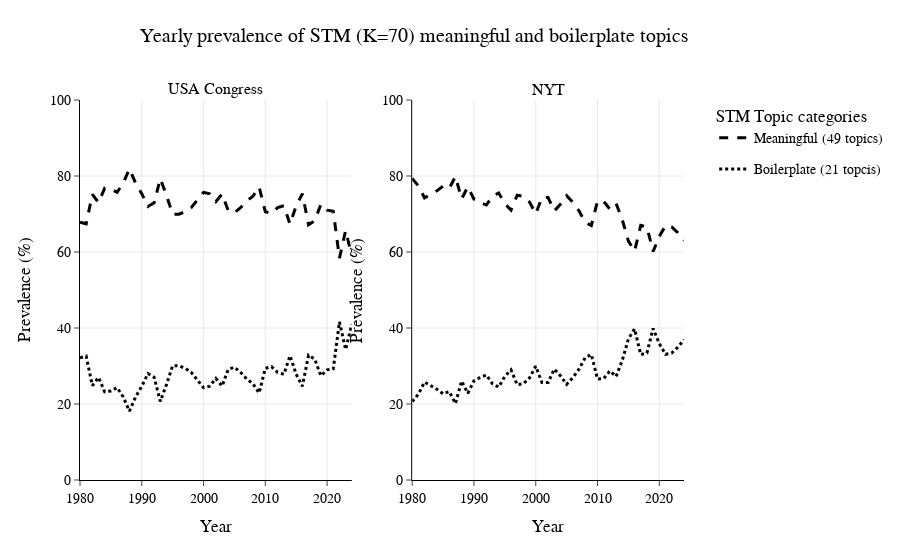

The cell this chart's notebook holds for it:
### Code cell
topics_list = ['horiz_inequalities',
 'macroeconomics',
 'stats_trends',
 'debt_housing',
 'businesses_corporations',
 'public_employment_nyc',
 'welfare_idiology',
 'civic_engagement',
 'health',
 'education',
 'international',
 'environment',
 'arts_entertainment',
 'sports'] #'boilerplate'
                     
plot_topics_boilerplate_prevalence(topics_list, stm_congress_df, stm_nyt_df,window_size = 1, 
                                           df1_name="USA Congress", df2_name="NYT", output_path = "stm_meaning_prevalence.htlm")

### Figure 1 — Plotly figure (JSON) as saved in the notebook; plotly's stock layout.template omitted (floating-point values rounded to 4 significant figures)
{"data": [{"hovertemplate": "%{y:.2f}%", "legendgroup": "Meaningful (49 topics)", "line": {"color": "black", "dash": "dash", "width": 3}, "mode": "lines", "name": "Meaningful (49 topics)", "type": "scatter", "x": [1980, 1981, 1982, 1983, 1984, 1985, 1986, 1987, 1988, 1989, 1990, 1991, 1992, 1993, 1994, 1995, 1996, 1997, 1998, 1999, 2000, 2001, 2002, 2003, 2004, 2005, 2006, 2007, 2008, 2009, 2010, 2011, 2012, 2013, 2014, 2015, 2016, 2017, 2018, 2019, 2020, 2021, 2022, 2023, 2024], "xaxis": "x", "y": [67.85, 67.42, 75.16, 73.0, 76.82, 76.56, 75.69, 78.14, 81.86, 78.14, 75.35, 71.98, 72.95, 79.31, 74.9, 69.91, 69.95, 70.58, 71.66, 73.54, 75.69, 75.31, 73.29, 75.27, 70.9, 70.32, 71.68, 73.42, 74.69, 77.1, 70.6, 70.18, 71.69, 72.17, 67.32, 72.17, 75.31, 67.16, 68.22, 72.57, 71.02, 70.74, 58.38, 65.65, 59.02], "yaxis": "y"}, {"hovertemplate": "%{y:.2f}%", "legendgroup": "Boilerplate (21 topics)", "line": {"color": "black", "dash": "dot", "width": 3}, "mode": "lines", "name": "Boilerplate (21 topcis)", "type": "scatter", "x": [1980, 1981, 1982, 1983, 1984, 1985, 1986, 1987, 1988, 1989, 1990, 1991, 1992, 1993, 1994, 1995, 1996, 1997, 1998, 1999, 2000, 2001, 2002, 2003, 2004, 2005, 2006, 2007, 2008, 2009, 2010, 2011, 2012, 2013, 2014, 2015, 2016, 2017, 2018, 2019, 2020, 2021, 2022, 2023, 2024], "xaxis": "x", "y": [32.15, 32.58, 24.84, 27.0, 23.18, 23.44, 24.31, 21.86, 18.14, 21.86, 24.65, 28.02, 27.05, 20.69, 25.1, 30.09, 30.05, 29.42, 28.34, 26.46, 24.31, 24.69, 26.71, 24.73, 29.1, 29.68, 28.32, 26.58, 25.31, 22.9, 29.4, 29.82, 28.31, 27.83, 32.68, 27.83, 24.69, 32.84, 31.78, 27.43, 28.98, 29.26, 41.62, 34.35, 40.98], "yaxis": "y"}, {"hovertemplate": "%{y:.2f}%", "legendgroup": "Meaningful (49 topics)", "line": {"color": "black", "dash": "dash", "width": 3}, "mode": "lines", "name": "Meaningful (49 topics)", "showlegend": false, "type": "scatter", "x": [1980, 1981, 1982, 1983, 1984, 1985, 1986, 1987, 1988, 1989, 1990, 1991, 1992, 1993, 1994, 1995, 1996, 1997, 1998, 1999, 2000, 2001, 2002, 2003, 2004, 2005, 2006, 2007, 2008, 2009, 2010, 2011, 2012, 2013, 2014, 2015, 2016, 2017, 2018, 2019, 2020, 2021, 2022, 2023, 2024], "xaxis": "x2", "y": [79.36, 77.4, 74.23, 75.24, 76.1, 77.34, 76.73, 79.87, 73.98, 77.16, 73.91, 73.03, 72.36, 74.69, 75.54, 72.69, 71.04, 74.94, 74.66, 73.13, 70.05, 74.33, 74.33, 70.81, 72.57, 74.83, 73.06, 70.85, 67.82, 66.97, 73.42, 73.3, 71.3, 72.78, 68.55, 62.87, 60.24, 67.0, 66.59, 60.12, 64.13, 66.9, 66.61, 65.08, 63.07], "yaxis": "y2"}, {"hovertemplate": "%{y:.2f}%", "legendgroup": "Boilerplate (21 topcis)", "line": {"color": "black", "dash": "dot", "width": 3}, "mode": "lines", "name": "Boilerplate (21 topcis)", "showlegend": false, "type": "scatter", "x": [1980, 1981, 1982, 1983, 1984, 1985, 1986, 1987, 1988, 1989, 1990, 1991, 1992, 1993, 1994, 1995, 1996, 1997, 1998, 1999, 2000, 2001, 2002, 2003, 2004, 2005, 2006, 2007, 2008, 2009, 2010, 2011, 2012, 2013, 2014, 2015, 2016, 2017, 2018, 2019, 2020, 2021, 2022, 2023, 2024], "xaxis": "x2", "y": [20.64, 22.6, 25.77, 24.76, 23.9, 22.66, 23.27, 20.13, 26.02, 22.84, 26.09, 26.97, 27.64, 25.31, 24.46, 27.31, 28.96, 25.06, 25.34, 26.87, 29.95, 25.67, 25.67, 29.19, 27.43, 25.17, 26.94, 29.15, 32.18, 33.03, 26.58, 26.7, 28.7, 27.22, 31.45, 37.13, 39.76, 33.0, 33.41, 39.88, 35.87, 33.1, 33.39, 34.92, 36.93], "yaxis": "y2"}], "layout": {"annotations": [{"font": {"size": 16}, "showarrow": false, "text": "USA Congress", "x": 0.225, "xanchor": "center", "xref": "paper", "y": 1, "yanchor": "bottom", "yref": "paper"}, {"font": {"size": 16}, "showarrow": false, "text": "NYT", "x": 0.775, "xanchor": "center", "xref": "paper", "y": 1, "yanchor": "bottom", "yref": "paper"}], "font": {"color": "black", "family": "Helvetica, sans-serif", "size": 14}, "hovermode": "x unified", "legend": {"title": {"text": "STM Topic categories"}, "x": 1.05, "y": 1}, "paper_bgcolor": "white", "plot_bgcolor": "white", "title": {"text": "Yearly prevalence of STM (K=70) meaningful and boilerplate topics", "x": 0.46, "y": 0.95}, "xaxis": {"anchor": "y", "domain": [0, 0.45], "gridcolor": "#e8e8e8", "linecolor": "black", "showline": true, "ticks": "outside", "title": {"text": "Year"}}, "xaxis2": {"anchor": "y2", "domain": [0.55, 1], "gridcolor": "#e8e8e8", "linecolor": "black", "showline": true, "ticks": "outside", "title": {"text": "Year"}}, "yaxis": {"anchor": "x", "domain": [0, 1], "gridcolor": "#e8e8e8", "linecolor": "black", "range": [0, 100], "showline": true, "side": "left", "ticks": "outside", "title": {"text": "Prevalence (%)"}}, "yaxis2": {"anchor": "x2", "domain": [0, 1], "gridcolor": "#e8e8e8", "linecolor": "black", "range": [0, 100], "showline": true, "side": "left", "ticks": "outside", "title": {"text": "Prevalence (%)"}}}}
